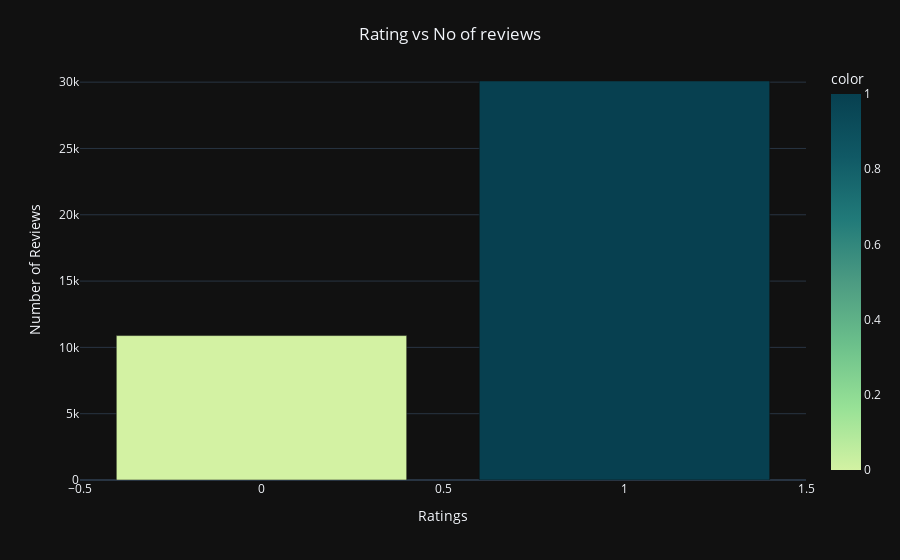

This figure's notebook cell:
### Code cell
fig = px.bar(x = np.unique(data_bin["label"]), 
             y = [list(data_bin["label"]).count(i) for i in np.unique(data_bin["label"])] , 
             color=np.unique(data_bin["label"]) ,
             color_continuous_scale="Emrld")  
fig.update_xaxes(title="Ratings")
fig.update_yaxes(title = "Number of Reviews")
fig.update_layout(showlegend = True,
    title = {
        'text': 'Rating vs No of reviews ',
        'y':0.95,
        'x':0.5,
        'xanchor': 'center',
        'yanchor': 'top'})
fig.show()

### Figure 1 — Plotly figure (JSON) as saved in the notebook; plotly's stock layout.template omitted (floating-point values rounded to 4 significant figures)
{"data": [{"alignmentgroup": "True", "hovertemplate": "x=%{x}<br>y=%{y}<br>color=%{marker.color}<extra></extra>", "legendgroup": "", "marker": {"color": [0, 1], "coloraxis": "coloraxis", "pattern": {"shape": ""}}, "name": "", "offsetgroup": "", "orientation": "v", "showlegend": false, "textposition": "auto", "x": [0, 1], "xaxis": "x", "y": [10890, 30087], "yaxis": "y", "type": "bar"}], "layout": {"xaxis": {"anchor": "y", "domain": [0.0, 1.0], "title": {"text": "Ratings"}}, "yaxis": {"anchor": "x", "domain": [0.0, 1.0], "title": {"text": "Number of Reviews"}}, "coloraxis": {"colorbar": {"title": {"text": "color"}}, "colorscale": [[0.0, "rgb(211, 242, 163)"], [0.1667, "rgb(151, 225, 150)"], [0.3333, "rgb(108, 192, 139)"], [0.5, "rgb(76, 155, 130)"], [0.6667, "rgb(33, 122, 121)"], [0.8333, "rgb(16, 89, 101)"], [1.0, "rgb(7, 64, 80)"]]}, "legend": {"tracegroupgap": 0}, "margin": {"t": 60}, "barmode": "relative", "title": {"text": "Rating vs No of reviews ", "y": 0.95, "x": 0.5, "xanchor": "center", "yanchor": "top"}, "showlegend": true}}
